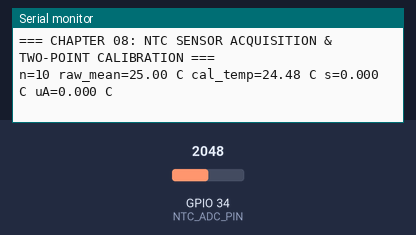
Bench run of a sketch on a simulated ESP32. Shown: the last lines printed to the serial monitor. The test bench sets the inputs (shaded band); at power-on: GPIO 34 (NTC_ADC_PIN) = 2048 (analog values on the 0–4095 scale).

Above: at 1.4 s.
1.5 s: GPIO 34 (NTC_ADC_PIN) set to 68
At 2.3 s:
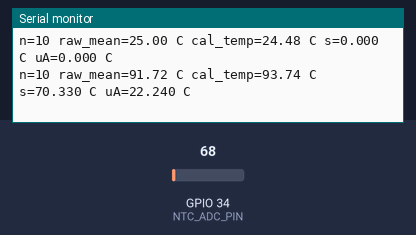
3.0 s: GPIO 34 (NTC_ADC_PIN) set to 60
At 5.0 s:
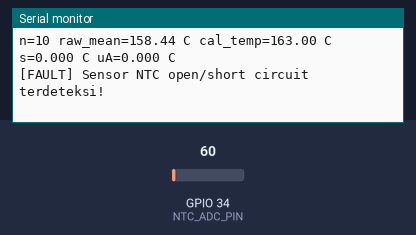

Measured:
- the behaviour switches between 64 and 63 on GPIO 34 (NTC_ADC_PIN) (found by bisection; images 1 and 2)
- after the input at 1.5 s, the serial monitor: prints a new line after 0.10 s (image 1)
- after the input at 3.0 s, the serial monitor: prints a new line after 1.0 s (image 2)

The sketch:

ex01_ntc_calibrated.ino
```cpp
// Chapter 08 — Akuisisi Sensor NTC 10k, Kalibrasi Dua Titik & Statistik Sampel
// Target board: ESP32-DevKitC V4 (ESP32-WROOM-32)
// Wiring (Divider 3.3V -> R_fixed 10k -> GPIO 34 -> NTC 10k -> GND):
//   - R_fixed = 10,000 ohm (toleransi 1%), NTC = 10,000 ohm @ 25 C (Beta = 3950 K)
//   - Pin ADC1_CH6 = GPIO 34 (aman dipakai bersamaan dengan Wi-Fi)

#include <Arduino.h>
#include <cmath>
#include <cstdint>

constexpr uint8_t NTC_ADC_PIN = 34;
constexpr float V_SUPPLY_MV   = 3300.0f;
constexpr float R_FIXED_OHM   = 10000.0f;
constexpr float NTC_R25_OHM   = 10000.0f;
constexpr float NTC_BETA_K    = 3950.0f;
constexpr float T25_KELVIN    = 298.15f;

// Parameter kalibrasi dua titik hasil pencocokan terhadap termometer referensi (contoh)
constexpr float CAL_SLOPE  = 1.0381f;
constexpr float CAL_OFFSET = -1.474f;

constexpr uint8_t NUM_SAMPLES = 10;

float readRawNtcCelsius() {
  const float vMv = static_cast<float>(analogReadMilliVolts(NTC_ADC_PIN));
  if (vMv <= 50.0f || vMv >= (V_SUPPLY_MV - 50.0f)) {
    // Deteksi kemungkinan open-circuit atau short-circuit pada rangkaian divider
    return NAN;
  }
  // R_ntc = R_fixed * V_ntc / (V_supply - V_ntc)
  const float rNtc = R_FIXED_OHM * (vMv / (V_SUPPLY_MV - vMv));
  const float invT = (1.0f / T25_KELVIN) + (1.0f / NTC_BETA_K) * logf(rNtc / NTC_R25_OHM);
  return (1.0f / invT) - 273.15f;
}

void setup() {
  Serial.begin(115200);
  delay(200);
  analogReadResolution(12);
  analogSetPinAttenuation(NTC_ADC_PIN, ADC_11db);
  Serial.println("=== CHAPTER 08: NTC SENSOR ACQUISITION & TWO-POINT CALIBRATION ===");
}

void loop() {
  float samples[NUM_SAMPLES];
  uint8_t valid = 0;

  for (uint8_t i = 0; i < NUM_SAMPLES; ++i) {
    const float t = readRawNtcCelsius();
    if (!isnan(t)) {
      samples[valid++] = t;
    }
    delay(20); // jeda singkat antar-konversi sampel burst
  }

  if (valid < 2) {
    Serial.println("[FAULT] Sensor NTC open/short circuit terdeteksi!");
    delay(1000);
    return;
  }

  float sum = 0.0f;
  for (uint8_t i = 0; i < valid; ++i) sum += samples[i];
  const float meanRaw = sum / valid;

  float sqDiff = 0.0f;
  for (uint8_t i = 0; i < valid; ++i) {
    const float d = samples[i] - meanRaw;
    sqDiff += d * d;
  }
  const float stdDev = sqrtf(sqDiff / (valid - 1));
  const float uA = stdDev / sqrtf(static_cast<float>(valid));
  const float tempCal = (CAL_SLOPE * meanRaw) + CAL_OFFSET;

  char msg[112];
  snprintf(
      msg,
      sizeof(msg),
      "n=%u raw_mean=%.2f C cal_temp=%.2f C s=%.3f C uA=%.3f C",
      valid,
      meanRaw,
      tempCal,
      stdDev,
      uA
  );
  Serial.println(msg);
  delay(1000);
}
```
